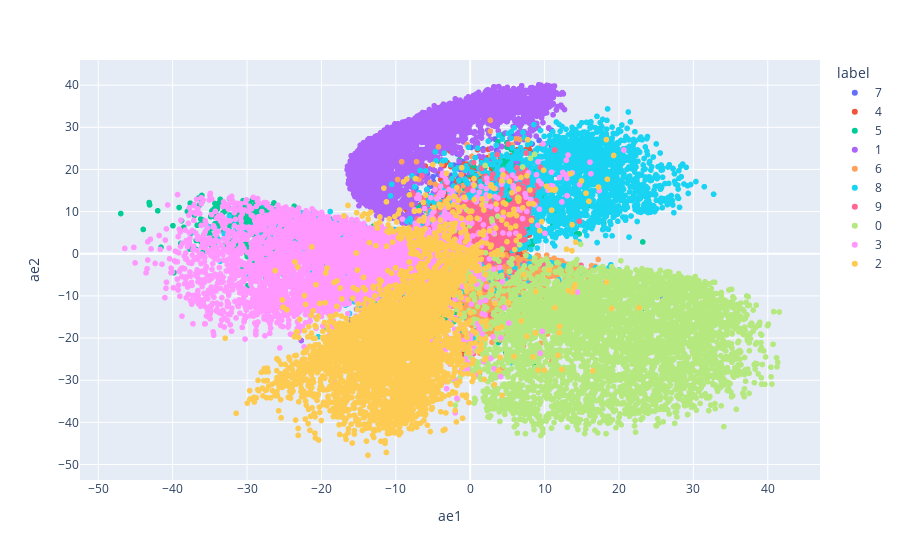

The cell this chart's notebook holds for it:
### Code cell
# 잠재 벡터를 데이터프레임으로 변환: 각 차원을 별도의 열로 저장
result = pd.DataFrame(latent_vectors.detach(), columns=['ae1', 'ae2'])
result['label'] = labels  # 레이블 추가
result.label = result.label.astype(str)  # 레이블을 문자열 형식으로 변환

# 산점도 플롯 생성: 잠재 벡터의 두 차원을 시각화
px.scatter(
    result,
    x='ae1',  # x축: 첫 번째 잠재 차원
    y='ae2',  # y축: 두 번째 잠재 차원
    color='label',  # 색상: 레이블에 따라 구분
)

### Figure 1 — Plotly figure (JSON) as saved in the notebook; plotly's stock layout.template omitted (floating-point values rounded to 4 significant figures; data arrays with more than 128 entries replaced by an {"elided": "..."} marker saying what was removed)
{"data": [{"hovertemplate": "label=7<br>ae1=%{x}<br>ae2=%{y}<extra></extra>", "legendgroup": "7", "marker": {"color": "#636efa", "symbol": "circle"}, "mode": "markers", "name": "7", "showlegend": true, "type": "scattergl", "x": {"elided": "5037 float values"}, "xaxis": "x", "y": {"elided": "5037 float values"}, "yaxis": "y"}, {"hovertemplate": "label=4<br>ae1=%{x}<br>ae2=%{y}<extra></extra>", "legendgroup": "4", "marker": {"color": "#EF553B", "symbol": "circle"}, "mode": "markers", "name": "4", "showlegend": true, "type": "scattergl", "x": {"elided": "4689 float values"}, "xaxis": "x", "y": {"elided": "4689 float values"}, "yaxis": "y"}, {"hovertemplate": "label=5<br>ae1=%{x}<br>ae2=%{y}<extra></extra>", "legendgroup": "5", "marker": {"color": "#00cc96", "symbol": "circle"}, "mode": "markers", "name": "5", "showlegend": true, "type": "scattergl", "x": {"elided": "4346 float values"}, "xaxis": "x", "y": {"elided": "4346 float values"}, "yaxis": "y"}, {"hovertemplate": "label=1<br>ae1=%{x}<br>ae2=%{y}<extra></extra>", "legendgroup": "1", "marker": {"color": "#ab63fa", "symbol": "circle"}, "mode": "markers", "name": "1", "showlegend": true, "type": "scattergl", "x": {"elided": "5363 float values"}, "xaxis": "x", "y": {"elided": "5363 float values"}, "yaxis": "y"}, {"hovertemplate": "label=6<br>ae1=%{x}<br>ae2=%{y}<extra></extra>", "legendgroup": "6", "marker": {"color": "#FFA15A", "symbol": "circle"}, "mode": "markers", "name": "6", "showlegend": true, "type": "scattergl", "x": {"elided": "4728 float values"}, "xaxis": "x", "y": {"elided": "4728 float values"}, "yaxis": "y"}, {"hovertemplate": "label=8<br>ae1=%{x}<br>ae2=%{y}<extra></extra>", "legendgroup": "8", "marker": {"color": "#19d3f3", "symbol": "circle"}, "mode": "markers", "name": "8", "showlegend": true, "type": "scattergl", "x": {"elided": "4660 float values"}, "xaxis": "x", "y": {"elided": "4660 float values"}, "yaxis": "y"}, {"hovertemplate": "label=9<br>ae1=%{x}<br>ae2=%{y}<extra></extra>", "legendgroup": "9", "marker": {"color": "#FF6692", "symbol": "circle"}, "mode": "markers", "name": "9", "showlegend": true, "type": "scattergl", "x": {"elided": "4744 float values"}, "xaxis": "x", "y": {"elided": "4744 float values"}, "yaxis": "y"}, {"hovertemplate": "label=0<br>ae1=%{x}<br>ae2=%{y}<extra></extra>", "legendgroup": "0", "marker": {"color": "#B6E880", "symbol": "circle"}, "mode": "markers", "name": "0", "showlegend": true, "type": "scattergl", "x": {"elided": "4718 float values"}, "xaxis": "x", "y": {"elided": "4718 float values"}, "yaxis": "y"}, {"hovertemplate": "label=3<br>ae1=%{x}<br>ae2=%{y}<extra></extra>", "legendgroup": "3", "marker": {"color": "#FF97FF", "symbol": "circle"}, "mode": "markers", "name": "3", "showlegend": true, "type": "scattergl", "x": {"elided": "4923 float values"}, "xaxis": "x", "y": {"elided": "4923 float values"}, "yaxis": "y"}, {"hovertemplate": "label=2<br>ae1=%{x}<br>ae2=%{y}<extra></extra>", "legendgroup": "2", "marker": {"color": "#FECB52", "symbol": "circle"}, "mode": "markers", "name": "2", "showlegend": true, "type": "scattergl", "x": {"elided": "4792 float values"}, "xaxis": "x", "y": {"elided": "4792 float values"}, "yaxis": "y"}], "layout": {"legend": {"title": {"text": "label"}, "tracegroupgap": 0}, "margin": {"t": 60}, "xaxis": {"anchor": "y", "domain": [0, 1], "title": {"text": "ae1"}}, "yaxis": {"anchor": "x", "domain": [0, 1], "title": {"text": "ae2"}}}}
